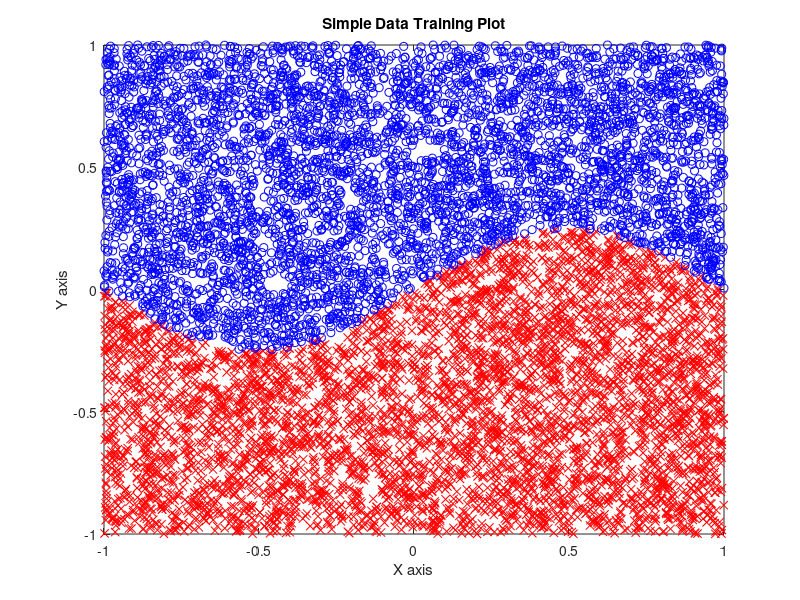

This chart was generated by the following MATLAB code: (Note: this script raises an error after producing the figure.)
%% 
% Create training and test sets for the simple CNTK demo. Plot the results
% Create 2-dimensional data for the testing the CNTK Toolkit

N = 10000;
x = 2*(rand(N,1) - 0.5);            % Uniform from -1 to 1
y = 2*(rand(N,1) - 0.5);            % Uniform from -1 to 1

label = 0.25*sin(2*pi*0.5*x) > y;   % Sinusoidal decision boundary

%%
% Plot the training data
figure(1);
plot(x(label), y(label), 'rx', ...
    x(~label), y(~label), 'bo');
xlabel('X axis');
ylabel('Y axis');
title('Simple Data Training Plot');

print -dpng SimpleDemoData

%%
% Dump the data to a file. Label needs to be an integer so we can't just
% dump the entire array at once.
fp = fopen('SimpleDataTrain.txt','w');
for i=1:N
    fprintf(fp, '%g %g %d\n', x(i), y(i), label(i));
end
fclose(fp);

%%
% Create a uniform grid of test data.  This is easier to plot than the
% training data.
testDelta = 0.01;
testMax = 1;
testPoints = [-testMax:testDelta:testMax];
testN = length(testPoints);
[testX, testY] = meshgrid(testPoints, testPoints);
fp = fopen('SimpleDataTest.txt','w');
for i=1:length(testX(:))
    fprintf(fp, '%g %g %d\n', testX(i), testY(i), 0);
end
fclose(fp);

%% 
% 
% Run CNTK here.
% The rest of the command in this file plot the results.

%%
load SimpleDataTrain.txt
load SimpleDataTest.txt
load SimpleOutput.ScaledLogLikelihood

%%
figure(2);
if 0
    % Plot each test point.
    pos = SimpleOutput(:,1)>SimpleOutput(:,2);
	plot(SimpleDataTest(pos,1), SimpleDataTest(pos,2), 'rx', ...
        SimpleDataTest(~pos,1), SimpleDataTest(~pos,2), 'bo')
else
    data=reshape(SimpleOutput(:,1), testN, testN);
    imagesc(testPoints, testPoints, data);
    axis xy
    colorbar
    title('Output 2 from DNN');
    [m,i] = min(data.^2);
    hold on; plot(testPoints, testPoints(i), '--'); hold off
end
print -dpng SimpleDemoOutput

%%
% Capture the training error rate information from the log file.
fp = fopen('Demo_Simple_Demo_Simple_Demo_Output.log', 'r');
if fp
    clear trainingError
    while true
        theLine = fgets(fp);
        if isempty(theLine) || theLine(1) == -1
            break;
        end
        % Look for the message at the end of each epoch.
        if strncmp(theLine, 'Finished ', length('Finished '))
            try
                % Pick out the epoch number and training error
                strToks = regexprep(theLine, ...
                    '.*Epoch\[(\d*)].*EvalErr Per Sample = (.*) +Ave Learn.*', ...
                    '$1 $2');
                numericToks = str2num(strToks);
                trainingError(numericToks(1)) = numericToks(2);
            catch e
                % Ignore lines we can't read
            end
        end
    end
    fclose(fp);
else
    fprintf('Can not find the demo training log\n');
end

%% 
figure(3);
loglog(trainingError)
title('Performance of Simple Demo');
xlabel('Epoch Number');
ylabel('Average Error Rate (training data)');

print -dpng SimpleDemoErrorRate

